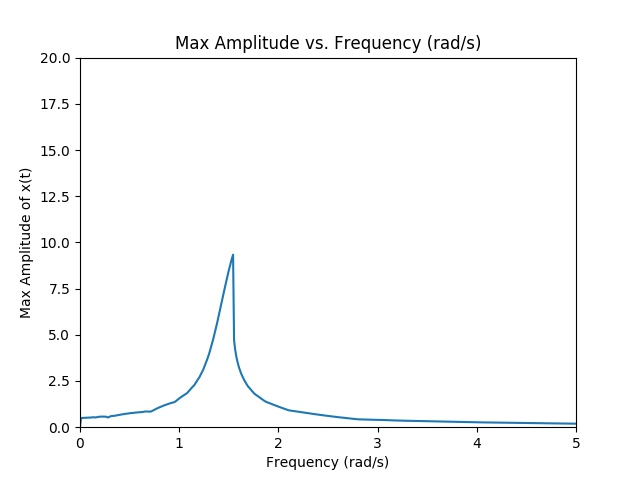

Generate this figure with Python:
#======================================================================
# Github: https://github.com/thjsimmons
#======================================================================

# Solution to problem: https://brilliant.org/problems/nonlinear-resonance/

import numpy as np
from scipy.integrate import odeint
from numpy import sin, cos, pi, array
import matplotlib.pyplot as plt

# Plot max value in solution over different values of wext 

init = array([0, 0])
time = np.linspace(0.0, 1000, 1000*10)
wexts = np.linspace(0.0, 5, 500)
amps = np.zeros(wexts.shape[0])

# Get max amplitude of x(t) for each external force frequency: 
for i in range(wexts.shape[0]):
    print "i = ", i
    def deriv(z, t): # function to integrate 
        x,dxdt = z # initial conditions 
        dx2dt2 = -(2*x + 0.01*x**3) - 0.05*dxdt + np.sin(wexts[i] * t) # x equation of motion
        return np.array([dxdt, dx2dt2])

    sol = odeint(deriv, init, time) 
    amps[i] = np.max(np.abs(sol[:, 0])) # get max amplitude 

wres = wexts[np.argmax(amps)] # Get resonant frequency 
print "Resonant frequency = ", wres, " rad/s"

fig = plt.figure()
plt.title("Max Amplitude vs. Frequency (rad/s)")
plt.xlabel("Frequency (rad/s)")
plt.ylabel("Max Amplitude of x(t)")

plt.xlim([0, 5])
plt.ylim([0, 20])
plt.plot(wexts, amps, label='hi')
fig.savefig("NonlinearSpring.jpg")
plt.show() 

